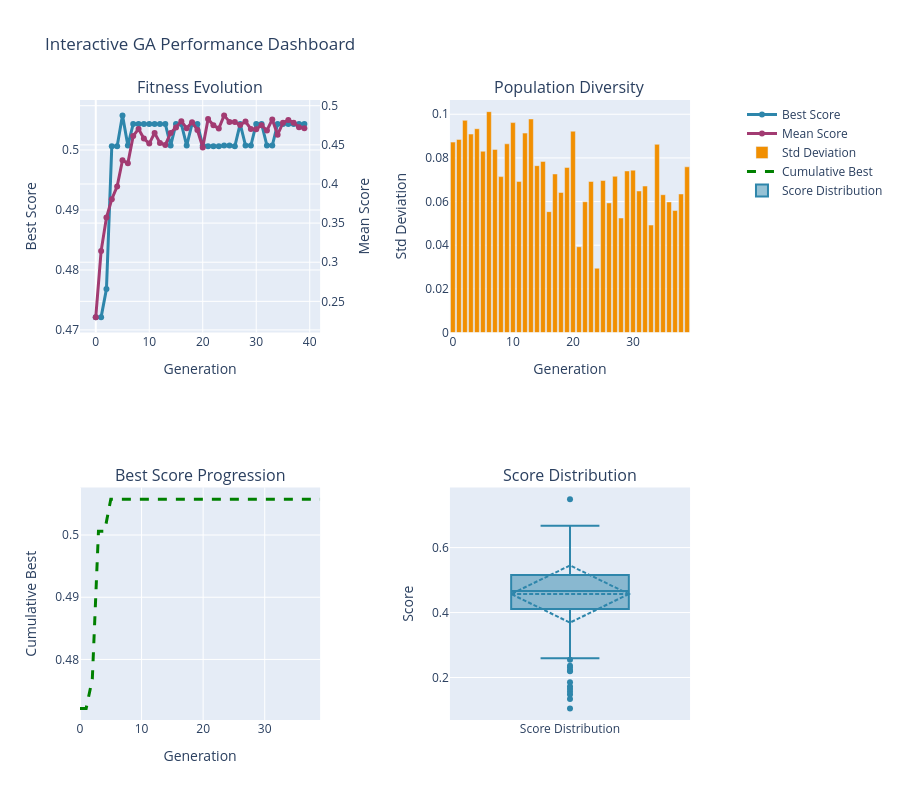

Notebook code cell kept with this figure:
### Code cell
import pandas as pd
import numpy as np
import matplotlib.pyplot as plt
import seaborn as sns
from matplotlib.patches import Rectangle
import plotly.graph_objects as go
from plotly.subplots import make_subplots
import plotly.express as px

plt.style.use('seaborn-v0_8-darkgrid')
sns.set_palette("husl")
fig = plt.figure(figsize=(16, 12))


ax1 = plt.subplot(2, 3, 1)
ax1.plot(history_df['generation'], history_df['best_score'], 
         'o-', linewidth=2, markersize=4, label='Best Score', color='#2E86AB')
ax1.plot(history_df['generation'], history_df['mean_score'], 
         's-', linewidth=2, markersize=4, label='Mean Score', color='#A23B72', alpha=0.8)
ax1.fill_between(history_df['generation'], 
                 history_df['mean_score'] - history_df['std_score'],
                 history_df['mean_score'] + history_df['std_score'],
                 alpha=0.2, color='#A23B72', label='±1 Std Dev')
ax1.set_xlabel('Generation', fontsize=12)
ax1.set_ylabel('Score', fontsize=12)
ax1.set_title('Evolution of Fitness Scores', fontsize=14, fontweight='bold')
ax1.legend(loc='lower right')
ax1.grid(True, alpha=0.3)


ax2 = plt.subplot(2, 3, 2)
improvements = history_df['best_score'].diff().fillna(0)
ax2.bar(history_df['generation'][1:], improvements[1:], 
        color=['#2E86AB' if x > 0 else '#F18F01' for x in improvements[1:]],
        alpha=0.7, edgecolor='black', linewidth=0.5)
ax2.axhline(y=0, color='red', linestyle='--', linewidth=1, alpha=0.5)
ax2.set_xlabel('Generation', fontsize=12)
ax2.set_ylabel('Improvement', fontsize=12)
ax2.set_title('Convergence: Improvement per Generation', fontsize=14, fontweight='bold')
ax2.grid(True, alpha=0.3)

# 3. Diversity analysis (using standard deviation)
ax3 = plt.subplot(2, 3, 3)
ax3.fill_between(history_df['generation'], 0, history_df['std_score'],
                 color='#F18F01', alpha=0.5, label='Population Diversity')
ax3.plot(history_df['generation'], history_df['std_score'], 
         'o-', color='#A23B72', linewidth=2, markersize=4)
ax3.set_xlabel('Generation', fontsize=12)
ax3.set_ylabel('Standard Deviation', fontsize=12)
ax3.set_title('Population Diversity Over Time', fontsize=14, fontweight='bold')
ax3.grid(True, alpha=0.3)

# 4. Best vs Mean ratio
ax4 = plt.subplot(2, 3, 4)
ratio = history_df['best_score'] / history_df['mean_score']
ax4.plot(history_df['generation'], ratio, 'o-', 
         color='#F18F01', linewidth=2, markersize=4)
ax4.axhline(y=1, color='red', linestyle='--', alpha=0.5, label='Best = Mean')
ax4.set_xlabel('Generation', fontsize=12)
ax4.set_ylabel('Best/Mean Ratio', fontsize=12)
ax4.set_title('Best-to-Mean Score Ratio', fontsize=14, fontweight='bold')
ax4.grid(True, alpha=0.3)

# 5. Heatmap of scores distribution
ax5 = plt.subplot(2, 3, 5)
# Create a matrix for heatmap
score_matrix = np.array([history_df['mean_score'] - history_df['std_score'],
                         history_df['mean_score'],
                         history_df['mean_score'] + history_df['std_score']])
im = ax5.imshow(score_matrix, aspect='auto', cmap='YlOrRd', 
                extent=[0, len(history_df)-1, 0, 3])
ax5.set_yticks([0.5, 1.5, 2.5])
ax5.set_yticklabels(['Mean - Std', 'Mean', 'Mean + Std'])
ax5.set_xlabel('Generation', fontsize=12)
ax5.set_title('Score Distribution Heatmap', fontsize=14, fontweight='bold')
plt.colorbar(im, ax=ax5, label='Score')

# 6. Final summary statistics
ax6 = plt.subplot(2, 3, 6)
ax6.axis('off')
final_best = history_df['best_score'].iloc[-1]
initial_best = history_df['best_score'].iloc[0]
improvement = ((final_best - initial_best) / initial_best) * 100

stats_text = f"""
FINAL GENERATION SUMMARY
━━━━━━━━━━━━━━━━━━━━━
Best Score:     {final_best:.4f}
Mean Score:     {history_df['mean_score'].iloc[-1]:.4f}
Std Deviation:  {history_df['std_score'].iloc[-1]:.4f}
━━━━━━━━━━━━━━━━━━━━━
Best Score Ever: {history_df['best_score'].max():.4f} (Gen {history_df['best_score'].idxmax()})
Best Mean:       {history_df['mean_score'].max():.4f} (Gen {history_df['mean_score'].idxmax()})
━━━━━━━━━━━━━━━━━━━━━
Total Improvement: {improvement:.1f}%
Best Stable Period: {len(history_df[history_df['best_score'] == history_df['best_score'].max()])} gens
"""
ax6.text(0.1, 0.5, stats_text, fontsize=12, fontfamily='monospace',
         verticalalignment='center', bbox=dict(boxstyle='round', facecolor='#F5F5F5', alpha=0.9))

plt.tight_layout()
plt.suptitle('Genetic Algorithm Performance Analysis', fontsize=16, fontweight='bold', y=1.02)
plt.show()

# Create an interactive Plotly visualization
fig = make_subplots(
    rows=2, cols=2,
    subplot_titles=('Fitness Evolution', 'Population Diversity', 
                    'Best Score Progression', 'Score Distribution'),
    specs=[[{'secondary_y': True}, {}], [{'type': 'scatter'}, {'type': 'box'}]]
)

# Add traces
fig.add_trace(
    go.Scatter(x=history_df['generation'], y=history_df['best_score'],
               name='Best Score', mode='lines+markers',
               line=dict(color='#2E86AB', width=3)),
    row=1, col=1
)

fig.add_trace(
    go.Scatter(x=history_df['generation'], y=history_df['mean_score'],
               name='Mean Score', mode='lines+markers',
               line=dict(color='#A23B72', width=3)),
    row=1, col=1, secondary_y=True
)

fig.add_trace(
    go.Bar(x=history_df['generation'], y=history_df['std_score'],
           name='Std Deviation', marker_color='#F18F01'),
    row=1, col=2
)

# Best score cumulative maximum
cummax_best = history_df['best_score'].cummax()
fig.add_trace(
    go.Scatter(x=history_df['generation'], y=cummax_best,
               name='Cumulative Best', mode='lines',
               line=dict(color='green', width=3, dash='dash')),
    row=2, col=1
)

# Box plot of all scores (simulated)
simulated_scores = []
for _, row in history_df.iterrows():
    simulated_scores.extend(np.random.normal(row['mean_score'], row['std_score'], 10))
    
fig.add_trace(
    go.Box(y=simulated_scores, name='Score Distribution',
           marker_color='#2E86AB', boxmean='sd'),
    row=2, col=2
)

# Update layout
fig.update_layout(height=800, showlegend=True, 
                  title_text="Interactive GA Performance Dashboard")
fig.update_xaxes(title_text="Generation", row=1, col=1)
fig.update_xaxes(title_text="Generation", row=1, col=2)
fig.update_xaxes(title_text="Generation", row=2, col=1)
fig.update_yaxes(title_text="Best Score", row=1, col=1)
fig.update_yaxes(title_text="Mean Score", row=1, col=1, secondary_y=True)
fig.update_yaxes(title_text="Std Deviation", row=1, col=2)
fig.update_yaxes(title_text="Cumulative Best", row=2, col=1)
fig.update_yaxes(title_text="Score", row=2, col=2)

fig.show()

### Figure 1 — Plotly figure (JSON) as saved in the notebook; plotly's stock layout.template omitted (floating-point values rounded to 4 significant figures; data arrays with more than 128 entries replaced by an {"elided": "..."} marker saying what was removed)
{"data": [{"line": {"color": "#2E86AB", "width": 3}, "mode": "lines+markers", "name": "Best Score", "type": "scatter", "x": [0, 1, 2, 3, 4, 5, 6, 7, 8, 9, 10, 11, 12, 13, 14, 15, 16, 17, 18, 19, 20, 21, 22, 23, 24, 25, 26, 27, 28, 29, 30, 31, 32, 33, 34, 35, 36, 37, 38, 39], "xaxis": "x", "y": [0.4721, 0.4721, 0.4768, 0.5006, 0.5006, 0.5058, 0.5007, 0.5043, 0.5043, 0.5043, 0.5043, 0.5043, 0.5043, 0.5043, 0.5007, 0.5043, 0.5043, 0.5007, 0.5043, 0.5043, 0.5007, 0.5006, 0.5006, 0.5006, 0.5007, 0.5007, 0.5006, 0.5043, 0.5007, 0.5007, 0.5043, 0.5043, 0.5007, 0.5007, 0.5043, 0.5043, 0.5043, 0.5043, 0.5043, 0.5043], "yaxis": "y"}, {"line": {"color": "#A23B72", "width": 3}, "mode": "lines+markers", "name": "Mean Score", "type": "scatter", "x": [0, 1, 2, 3, 4, 5, 6, 7, 8, 9, 10, 11, 12, 13, 14, 15, 16, 17, 18, 19, 20, 21, 22, 23, 24, 25, 26, 27, 28, 29, 30, 31, 32, 33, 34, 35, 36, 37, 38, 39], "xaxis": "x", "y": [0.2298, 0.3142, 0.357, 0.3806, 0.3969, 0.4303, 0.4264, 0.4613, 0.4703, 0.4581, 0.4516, 0.4652, 0.4525, 0.4498, 0.4652, 0.4721, 0.4801, 0.4712, 0.479, 0.469, 0.4467, 0.4831, 0.4751, 0.4708, 0.4877, 0.4793, 0.4792, 0.4752, 0.4797, 0.4703, 0.47, 0.4751, 0.4683, 0.4825, 0.463, 0.4783, 0.4819, 0.4783, 0.4725, 0.4711], "yaxis": "y2"}, {"marker": {"color": "#F18F01"}, "name": "Std Deviation", "type": "bar", "x": [0, 1, 2, 3, 4, 5, 6, 7, 8, 9, 10, 11, 12, 13, 14, 15, 16, 17, 18, 19, 20, 21, 22, 23, 24, 25, 26, 27, 28, 29, 30, 31, 32, 33, 34, 35, 36, 37, 38, 39], "xaxis": "x2", "y": [0.08724, 0.08848, 0.0972, 0.09093, 0.09337, 0.08305, 0.1012, 0.0839, 0.07143, 0.08646, 0.09619, 0.06925, 0.09137, 0.09785, 0.07645, 0.07839, 0.05538, 0.07264, 0.06416, 0.07565, 0.09224, 0.0393, 0.05991, 0.06919, 0.02944, 0.06964, 0.05939, 0.07157, 0.05247, 0.07402, 0.0744, 0.06485, 0.0671, 0.04924, 0.08622, 0.06314, 0.05984, 0.05589, 0.06348, 0.07593], "yaxis": "y3"}, {"line": {"color": "green", "dash": "dash", "width": 3}, "mode": "lines", "name": "Cumulative Best", "type": "scatter", "x": [0, 1, 2, 3, 4, 5, 6, 7, 8, 9, 10, 11, 12, 13, 14, 15, 16, 17, 18, 19, 20, 21, 22, 23, 24, 25, 26, 27, 28, 29, 30, 31, 32, 33, 34, 35, 36, 37, 38, 39], "xaxis": "x3", "y": [0.4721, 0.4721, 0.4768, 0.5006, 0.5006, 0.5058, 0.5058, 0.5058, 0.5058, 0.5058, 0.5058, 0.5058, 0.5058, 0.5058, 0.5058, 0.5058, 0.5058, 0.5058, 0.5058, 0.5058, 0.5058, 0.5058, 0.5058, 0.5058, 0.5058, 0.5058, 0.5058, 0.5058, 0.5058, 0.5058, 0.5058, 0.5058, 0.5058, 0.5058, 0.5058, 0.5058, 0.5058, 0.5058, 0.5058, 0.5058], "yaxis": "y4"}, {"boxmean": "sd", "marker": {"color": "#2E86AB"}, "name": "Score Distribution", "type": "box", "xaxis": "x4", "y": {"elided": "400 float values"}, "yaxis": "y5"}], "layout": {"annotations": [{"font": {"size": 16}, "showarrow": false, "text": "Fitness Evolution", "x": 0.185, "xanchor": "center", "xref": "paper", "y": 1, "yanchor": "bottom", "yref": "paper"}, {"font": {"size": 16}, "showarrow": false, "text": "Population Diversity", "x": 0.755, "xanchor": "center", "xref": "paper", "y": 1, "yanchor": "bottom", "yref": "paper"}, {"font": {"size": 16}, "showarrow": false, "text": "Best Score Progression", "x": 0.185, "xanchor": "center", "xref": "paper", "y": 0.375, "yanchor": "bottom", "yref": "paper"}, {"font": {"size": 16}, "showarrow": false, "text": "Score Distribution", "x": 0.755, "xanchor": "center", "xref": "paper", "y": 0.375, "yanchor": "bottom", "yref": "paper"}], "height": 800, "showlegend": true, "title": {"text": "Interactive GA Performance Dashboard"}, "xaxis": {"anchor": "y", "domain": [0, 0.37], "title": {"text": "Generation"}}, "xaxis2": {"anchor": "y3", "domain": [0.57, 0.94], "title": {"text": "Generation"}}, "xaxis3": {"anchor": "y4", "domain": [0, 0.37], "title": {"text": "Generation"}}, "xaxis4": {"anchor": "y5", "domain": [0.57, 0.94]}, "yaxis": {"anchor": "x", "domain": [0.625, 1], "title": {"text": "Best Score"}}, "yaxis2": {"anchor": "x", "overlaying": "y", "side": "right", "title": {"text": "Mean Score"}}, "yaxis3": {"anchor": "x2", "domain": [0.625, 1], "title": {"text": "Std Deviation"}}, "yaxis4": {"anchor": "x3", "domain": [0, 0.375], "title": {"text": "Cumulative Best"}}, "yaxis5": {"anchor": "x4", "domain": [0, 0.375], "title": {"text": "Score"}}}}
